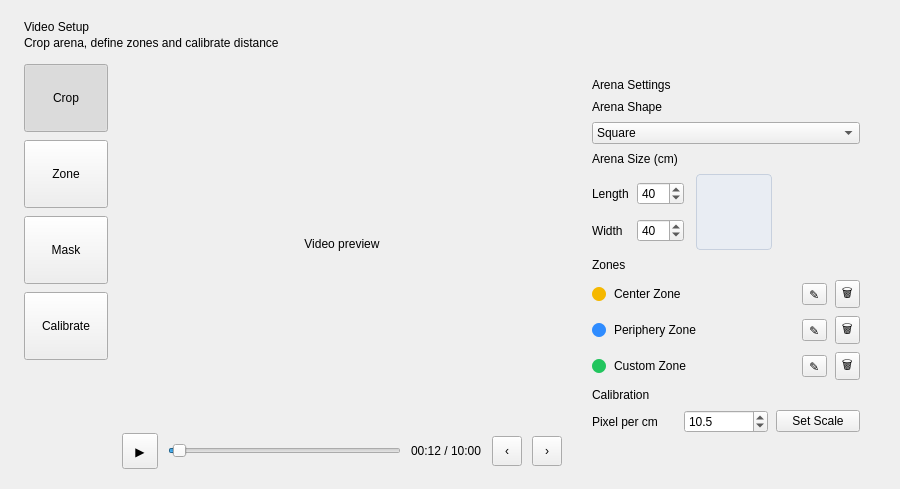
         <widget class="QWidget" name="pageVideoSetup">
          <layout class="QVBoxLayout" name="layoutVideoSetup" stretch="0,1">
           <property name="spacing">
            <number>14</number>
           </property>
           <property name="leftMargin">
            <number>24</number>
           </property>
           <property name="topMargin">
            <number>20</number>
           </property>
           <property name="rightMargin">
            <number>24</number>
           </property>
           <property name="bottomMargin">
            <number>20</number>
           </property>
           <item>
            <layout class="QHBoxLayout" name="layoutHeaderVideoSetup">
             <property name="spacing">
              <number>12</number>
             </property>
             <item>
              <layout class="QVBoxLayout" name="layout_33">
               <property name="spacing">
                <number>2</number>
               </property>
               <item>
                <widget class="QLabel" name="lblTitleVideoSetup">
                 <property name="text">
                  <string>Video Setup</string>
                 </property>
                 <property name="cssClass" stdset="0">
                  <string>pageTitle</string>
                 </property>
                </widget>
               </item>
               <item>
                <widget class="QLabel" name="lblSubtitleVideoSetup">
                 <property name="text">
                  <string>Crop arena, define zones and calibrate distance</string>
                 </property>
                 <property name="cssClass" stdset="0">
                  <string>pageSub</string>
                 </property>
                </widget>
               </item>
              </layout>
             </item>
             <item>
              <spacer name="spacer_17">
               <property name="orientation">
                <enum>Qt::Horizontal</enum>
               </property>
               <property name="sizeHint" stdset="0">
                <size>
                 <width>20</width>
                 <height>20</height>
                </size>
               </property>
              </spacer>
             </item>
            </layout>
           </item>
           <item>
            <layout class="QHBoxLayout" name="layout_34" stretch="0,1,0">
             <property name="spacing">
              <number>14</number>
             </property>
             <item>
              <layout class="QVBoxLayout" name="layout_35">
               <property name="spacing">
                <number>8</number>
               </property>
               <item>
                <widget class="QToolButton" name="toolCrop">
                 <property name="text">
                  <string>Crop</string>
                 </property>
                 <property name="cssClass" stdset="0">
                  <string>tile</string>
                 </property>
                 <property name="icon">
                  <iconset>
                   <normaloff>icons/tile_crop.svg</normaloff>
                  </iconset>
                 </property>
                 <property name="iconSize">
                  <size>
                   <width>24</width>
                   <height>24</height>
                  </size>
                 </property>
                 <property name="toolButtonStyle">
                  <enum>Qt::ToolButtonTextUnderIcon</enum>
                 </property>
                 <property name="checkable">
                  <bool>true</bool>
                 </property>
                 <property name="checked">
                  <bool>true</bool>
                 </property>
                 <property name="autoExclusive">
                  <bool>true</bool>
                 </property>
                 <property name="minimumSize">
                  <size>
                   <width>84</width>
                   <height>68</height>
                  </size>
                 </property>
                 <property name="maximumSize">
                  <size>
                   <width>84</width>
                   <height>68</height>
                  </size>
                 </property>
                </widget>
               </item>
               <item>
                <widget class="QToolButton" name="toolZone">
                 <property name="text">
                  <string>Zone</string>
                 </property>
                 <property name="cssClass" stdset="0">
                  <string>tile</string>
                 </property>
                 <property name="icon">
                  <iconset>
                   <normaloff>icons/tile_zone.svg</normaloff>
                  </iconset>
                 </property>
                 <property name="iconSize">
                  <size>
                   <width>24</width>
                   <height>24</height>
                  </size>
                 </property>
                 <property name="toolButtonStyle">
                  <enum>Qt::ToolButtonTextUnderIcon</enum>
                 </property>
                 <property name="checkable">
                  <bool>true</bool>
                 </property>
                 <property name="checked">
                  <bool>false</bool>
                 </property>
                 <property name="autoExclusive">
                  <bool>true</bool>
                 </property>
                 <property name="minimumSize">
                  <size>
                   <width>84</width>
                   <height>68</height>
                  </size>
                 </property>
                 <property name="maximumSize">
                  <size>
                   <width>84</width>
                   <height>68</height>
                  </size>
                 </property>
                </widget>
               </item>
               <item>
                <widget class="QToolButton" name="toolMask">
                 <property name="text">
                  <string>Mask</string>
                 </property>
                 <property name="cssClass" stdset="0">
                  <string>tile</string>
                 </property>
                 <property name="icon">
                  <iconset>
                   <normaloff>icons/tile_mask.svg</normaloff>
                  </iconset>
                 </property>
                 <property name="iconSize">
                  <size>
                   <width>24</width>
                   <height>24</height>
                  </size>
                 </property>
                 <property name="toolButtonStyle">
                  <enum>Qt::ToolButtonTextUnderIcon</enum>
                 </property>
                 <property name="checkable">
                  <bool>true</bool>
                 </property>
                 <property name="checked">
                  <bool>false</bool>
                 </property>
                 <property name="autoExclusive">
                  <bool>true</bool>
                 </property>
                 <property name="minimumSize">
                  <size>
                   <width>84</width>
                   <height>68</height>
                  </size>
                 </property>
                 <property name="maximumSize">
                  <size>
                   <width>84</width>
                   <height>68</height>
                  </size>
                 </property>
                </widget>
               </item>
               <item>
                <widget class="QToolButton" name="toolCalibrate">
                 <property name="text">
                  <string>Calibrate</string>
                 </property>
                 <property name="cssClass" stdset="0">
                  <string>tile</string>
                 </property>
                 <property name="icon">
                  <iconset>
                   <normaloff>icons/tile_calibrate.svg</normaloff>
                  </iconset>
                 </property>
                 <property name="iconSize">
                  <size>
                   <width>24</width>
                   <height>24</height>
                  </size>
                 </property>
                 <property name="toolButtonStyle">
                  <enum>Qt::ToolButtonTextUnderIcon</enum>
                 </property>
                 <property name="checkable">
                  <bool>true</bool>
                 </property>
                 <property name="checked">
                  <bool>false</bool>
                 </property>
                 <property name="autoExclusive">
                  <bool>true</bool>
                 </property>
                 <property name="minimumSize">
                  <size>
                   <width>84</width>
                   <height>68</height>
                  </size>
                 </property>
                 <property name="maximumSize">
                  <size>
                   <width>84</width>
                   <height>68</height>
                  </size>
                 </property>
                </widget>
               </item>
               <item>
                <spacer name="spacer_18">
                 <property name="orientation">
                  <enum>Qt::Vertical</enum>
                 </property>
                 <property name="sizeHint" stdset="0">
                  <size>
                   <width>20</width>
                   <height>20</height>
                  </size>
                 </property>
                </spacer>
               </item>
              </layout>
             </item>
             <item>
              <layout class="QVBoxLayout" name="layout_36">
               <property name="spacing">
                <number>10</number>
               </property>
               <item>
                <widget class="QLabel" name="videoFrameSetup">
                 <property name="text">
                  <string>Video preview</string>
                 </property>
                 <property name="cssClass" stdset="0">
                  <string>videoSurface</string>
                 </property>
                 <property name="alignment">
                  <set>Qt::AlignCenter</set>
                 </property>
                 <property name="minimumSize">
                  <size>
                   <width>440</width>
                   <height>320</height>
                  </size>
                 </property>
                 <property name="sizePolicy">
                  <sizepolicy hsizetype="Expanding" vsizetype="Expanding">
                   <horstretch>0</horstretch>
                   <verstretch>0</verstretch>
                  </sizepolicy>
                 </property>
                </widget>
               </item>
               <item>
                <layout class="QHBoxLayout" name="layoutControlsSetup">
                 <property name="spacing">
                  <number>10</number>
                 </property>
                 <item>
                  <widget class="QToolButton" name="btnPlaySetup">
                   <property name="text">
                    <string>▶</string>
                   </property>
                   <property name="cssClass" stdset="0">
                    <string>playBtn</string>
                   </property>
                   <property name="minimumSize">
                    <size>
                     <width>36</width>
                     <height>36</height>
                    </size>
                   </property>
                   <property name="maximumSize">
                    <size>
                     <width>36</width>
                     <height>36</height>
                    </size>
                   </property>
                  </widget>
                 </item>
                 <item>
                  <widget class="QSlider" name="sliderPositionSetup">
                   <property name="minimum">
                    <number>0</number>
                   </property>
                   <property name="maximum">
                    <number>600</number>
                   </property>
                   <property name="value">
                    <number>12</number>
                   </property>
                   <property name="orientation">
                    <enum>Qt::Horizontal</enum>
                   </property>
                  </widget>
                 </item>
                 <item>
                  <widget class="QLabel" name="lblTimeSetup">
                   <property name="text">
                    <string>00:12 / 10:00</string>
                   </property>
                   <property name="cssClass" stdset="0">
                    <string>muted</string>
                   </property>
                  </widget>
                 </item>
                 <item>
                  <widget class="QToolButton" name="btnPrevFrame">
                   <property name="text">
                    <string>‹</string>
                   </property>
                   <property name="cssClass" stdset="0">
                    <string>stepBtn</string>
                   </property>
                   <property name="minimumSize">
                    <size>
                     <width>30</width>
                     <height>30</height>
                    </size>
                   </property>
                   <property name="maximumSize">
                    <size>
                     <width>30</width>
                     <height>30</height>
                    </size>
                   </property>
                  </widget>
                 </item>
                 <item>
                  <widget class="QToolButton" name="btnNextFrame">
                   <property name="text">
                    <string>›</string>
                   </property>
                   <property name="cssClass" stdset="0">
                    <string>stepBtn</string>
                   </property>
                   <property name="minimumSize">
                    <size>
                     <width>30</width>
                     <height>30</height>
                    </size>
                   </property>
                   <property name="maximumSize">
                    <size>
                     <width>30</width>
                     <height>30</height>
                    </size>
                   </property>
                  </widget>
                 </item>
                </layout>
               </item>
              </layout>
             </item>
             <item>
              <widget class="QFrame" name="cardArenaSettings">
               <property name="cssClass" stdset="0">
                <string>card</string>
               </property>
               <property name="frameShape">
                <enum>QFrame::NoFrame</enum>
               </property>
               <property name="minimumSize">
                <size>
                 <width>300</width>
                 <height>0</height>
                </size>
               </property>
               <property name="maximumSize">
                <size>
                 <width>320</width>
                 <height>16777215</height>
                </size>
               </property>
               <layout class="QVBoxLayout" name="layout_37">
                <property name="spacing">
                 <number>8</number>
                </property>
                <property name="leftMargin">
                 <number>16</number>
                </property>
                <property name="topMargin">
                 <number>14</number>
                </property>
                <property name="rightMargin">
                 <number>16</number>
                </property>
                <property name="bottomMargin">
                 <number>16</number>
                </property>
                <item>
                 <widget class="QLabel" name="qlabel_14">
                  <property name="text">
                   <string>Arena Settings</string>
                  </property>
                  <property name="cssClass" stdset="0">
                   <string>cardTitle</string>
                  </property>
                 </widget>
                </item>
                <item>
                 <widget class="QLabel" name="qlabel_15">
                  <property name="text">
                   <string>Arena Shape</string>
                  </property>
                  <property name="cssClass" stdset="0">
                   <string>fieldLabel</string>
                  </property>
                 </widget>
                </item>
                <item>
                 <widget class="QComboBox" name="cmbArenaShape">
                  <item>
                   <property name="text">
                    <string>Square</string>
                   </property>
                  </item>
                  <item>
                   <property name="text">
                    <string>Circle</string>
                   </property>
                  </item>
                  <item>
                   <property name="text">
                    <string>Rectangle</string>
                   </property>
                  </item>
                 </widget>
                </item>
                <item>
                 <widget class="QLabel" name="qlabel_16">
                  <property name="text">
                   <string>Arena Size (cm)</string>
                  </property>
                  <property name="cssClass" stdset="0">
                   <string>fieldLabel</string>
                  </property>
                 </widget>
                </item>
                <item>
                 <layout class="QHBoxLayout" name="layout_38">
                  <property name="spacing">
                   <number>12</number>
                  </property>
                  <item>
                   <layout class="QGridLayout" name="layout_39">
                    <property name="horizontalSpacing">
                     <number>8</number>
                    </property>
                    <property name="verticalSpacing">
                     <number>6</number>
                    </property>
                    <item row="0" column="0">
                     <widget class="QLabel" name="qlabel_17">
                      <property name="text">
                       <string>Length</string>
                      </property>
                      <property name="cssClass" stdset="0">
                       <string>fieldLabel</string>
                      </property>
                     </widget>
                    </item>
                    <item row="0" column="1">
                     <widget class="QSpinBox" name="spinLength">
                      <property name="minimum">
                       <number>1</number>
                      </property>
                      <property name="maximum">
                       <number>500</number>
                      </property>
                      <property name="value">
                       <number>40</number>
                      </property>
                     </widget>
                    </item>
                    <item row="1" column="0">
                     <widget class="QLabel" name="qlabel_18">
                      <property name="text">
                       <string>Width</string>
                      </property>
                      <property name="cssClass" stdset="0">
                       <string>fieldLabel</string>
                      </property>
                     </widget>
                    </item>
                    <item row="1" column="1">
                     <widget class="QSpinBox" name="spinWidth">
                      <property name="minimum">
                       <number>1</number>
                      </property>
                      <property name="maximum">
                       <number>500</number>
                      </property>
                      <property name="value">
                       <number>40</number>
                      </property>
                     </widget>
                    </item>
                   </layout>
                  </item>
                  <item>
                   <widget class="QLabel" name="lblArenaPreview">
                    <property name="text">
                     <string />
                    </property>
                    <property name="styleSheet">
                     <string notr="true">background:#e9edf3; border:1px solid #c7d0de; border-radius:4px;</string>
                    </property>
                    <property name="minimumSize">
                     <size>
                      <width>76</width>
                      <height>76</height>
                     </size>
                    </property>
                    <property name="maximumSize">
                     <size>
                      <width>76</width>
                      <height>76</height>
                     </size>
                    </property>
                   </widget>
                  </item>
                  <item>
                   <spacer name="spacer_19">
                    <property name="orientation">
                     <enum>Qt::Horizontal</enum>
                    </property>
                    <property name="sizeHint" stdset="0">
                     <size>
                      <width>20</width>
                      <height>20</height>
                     </size>
                    </property>
                   </spacer>
                  </item>
                 </layout>
                </item>
                <item>
                 <widget class="QLabel" name="lblZones">
                  <property name="text">
                   <string>Zones</string>
                  </property>
                  <property name="cssClass" stdset="0">
                   <string>cardTitle</string>
                  </property>
                 </widget>
                </item>
                <item>
                 <layout class="QHBoxLayout" name="layout_40">
                  <property name="spacing">
                   <number>8</number>
                  </property>
                  <item>
                   <widget class="QLabel" name="dotCenterZone">
                    <property name="text">
                     <string />
                    </property>
                    <property name="styleSheet">
                     <string notr="true">background:#f5b800; border-radius:7px;</string>
                    </property>
                    <property name="minimumSize">
                     <size>
                      <width>14</width>
                      <height>14</height>
                     </size>
                    </property>
                    <property name="maximumSize">
                     <size>
                      <width>14</width>
                      <height>14</height>
                     </size>
                    </property>
                   </widget>
                  </item>
                  <item>
                   <widget class="QLabel" name="lblCenterZone">
                    <property name="text">
                     <string>Center Zone</string>
                    </property>
                   </widget>
                  </item>
                  <item>
                   <spacer name="spacer_20">
                    <property name="orientation">
                     <enum>Qt::Horizontal</enum>
                    </property>
                    <property name="sizeHint" stdset="0">
                     <size>
                      <width>20</width>
                      <height>20</height>
                     </size>
                    </property>
                   </spacer>
                  </item>
                  <item>
                   <widget class="QToolButton" name="btnEditCenterZone">
                    <property name="text">
                     <string>✎</string>
                    </property>
                    <property name="cssClass" stdset="0">
                     <string>iconBtn</string>
                    </property>
                    <property name="toolTip">
                     <string>Edit zone</string>
                    </property>
                   </widget>
                  </item>
                  <item>
                   <widget class="QToolButton" name="btnDeleteCenterZone">
                    <property name="text">
                     <string>🗑</string>
                    </property>
                    <property name="cssClass" stdset="0">
                     <string>iconBtn</string>
                    </property>
                    <property name="toolTip">
                     <string>Delete zone</string>
                    </property>
                   </widget>
                  </item>
                 </layout>
                </item>
                <item>
                 <layout class="QHBoxLayout" name="layout_41">
                  <property name="spacing">
                   <number>8</number>
                  </property>
                  <item>
                   <widget class="QLabel" name="dotPeripheryZone">
                    <property name="text">
                     <string />
                    </property>
                    <property name="styleSheet">
                     <string notr="true">background:#2f8cff; border-radius:7px;</string>
                    </property>
                    <property name="minimumSize">
                     <size>
                      <width>14</width>
                      <height>14</height>
                     </size>
                    </property>
                    <property name="maximumSize">
                     <size>
                      <width>14</width>
                      <height>14</height>
                     </size>
                    </property>
                   </widget>
                  </item>
                  <item>
                   <widget class="QLabel" name="lblPeripheryZone">
                    <property name="text">
                     <string>Periphery Zone</string>
                    </property>
                   </widget>
                  </item>
                  <item>
                   <spacer name="spacer_21">
                    <property name="orientation">
                     <enum>Qt::Horizontal</enum>
                    </property>
                    <property name="sizeHint" stdset="0">
                     <size>
                      <width>20</width>
                      <height>20</height>
                     </size>
                    </property>
                   </spacer>
                  </item>
                  <item>
                   <widget class="QToolButton" name="btnEditPeripheryZone">
                    <property name="text">
                     <string>✎</string>
                    </property>
                    <property name="cssClass" stdset="0">
                     <string>iconBtn</string>
                    </property>
                    <property name="toolTip">
                     <string>Edit zone</string>
                    </property>
                   </widget>
                  </item>
                  <item>
                   <widget class="QToolButton" name="btnDeletePeripheryZone">
                    <property name="text">
                     <string>🗑</string>
                    </property>
                    <property name="cssClass" stdset="0">
                     <string>iconBtn</string>
                    </property>
                    <property name="toolTip">
                     <string>Delete zone</string>
                    </property>
                   </widget>
                  </item>
                 </layout>
                </item>
                <item>
                 <layout class="QHBoxLayout" name="layout_42">
                  <property name="spacing">
                   <number>8</number>
                  </property>
                  <item>
                   <widget class="QLabel" name="dotCustomZone">
                    <property name="text">
                     <string />
                    </property>
                    <property name="styleSheet">
                     <string notr="true">background:#22c55e; border-radius:7px;</string>
                    </property>
                    <property name="minimumSize">
                     <size>
                      <width>14</width>
                      <height>14</height>
                     </size>
                    </property>
                    <property name="maximumSize">
                     <size>
                      <width>14</width>
                      <height>14</height>
                     </size>
                    </property>
                   </widget>
                  </item>
                  <item>
                   <widget class="QLabel" name="lblCustomZone">
                    <property name="text">
                     <string>Custom Zone</string>
                    </property>
                   </widget>
                  </item>
                  <item>
                   <spacer name="spacer_22">
                    <property name="orientation">
                     <enum>Qt::Horizontal</enum>
                    </property>
                    <property name="sizeHint" stdset="0">
                     <size>
                      <width>20</width>
                      <height>20</height>
                     </size>
                    </property>
                   </spacer>
                  </item>
                  <item>
                   <widget class="QToolButton" name="btnEditCustomZone">
                    <property name="text">
                     <string>✎</string>
                    </property>
                    <property name="cssClass" stdset="0">
                     <string>iconBtn</string>
                    </property>
                    <property name="toolTip">
                     <string>Edit zone</string>
                    </property>
                   </widget>
                  </item>
                  <item>
                   <widget class="QToolButton" name="btnDeleteCustomZone">
                    <property name="text">
                     <string>🗑</string>
                    </property>
                    <property name="cssClass" stdset="0">
                     <string>iconBtn</string>
                    </property>
                    <property name="toolTip">
                     <string>Delete zone</string>
                    </property>
                   </widget>
                  </item>
                 </layout>
                </item>
                <item>
                 <widget class="QLabel" name="lblCalibration">
                  <property name="text">
                   <string>Calibration</string>
                  </property>
                  <property name="cssClass" stdset="0">
                   <string>cardTitle</string>
                  </property>
                 </widget>
                </item>
                <item>
                 <layout class="QHBoxLayout" name="layout_43">
                  <property name="spacing">
                   <number>8</number>
                  </property>
                  <item>
                   <widget class="QLabel" name="qlabel_19">
                    <property name="text">
                     <string>Pixel per cm</string>
                    </property>
                    <property name="cssClass" stdset="0">
                     <string>fieldLabel</string>
                    </property>
                   </widget>
                  </item>
                  <item>
                   <widget class="QDoubleSpinBox" name="spinPixelPerCm">
                    <property name="decimals">
                     <number>1</number>
                    </property>
                    <property name="minimum">
                     <double>0.1</double>
                    </property>
                    <property name="maximum">
                     <double>1000.0</double>
                    </property>
                    <property name="singleStep">
                     <double>0.1</double>
                    </property>
                    <property name="value">
                     <double>10.5</double>
                    </property>
                   </widget>
                  </item>
                  <item>
                   <widget class="QPushButton" name="btnSetScale">
                    <property name="text">
                     <string>Set Scale</string>
                    </property>
                    <property name="cssClass" stdset="0">
                     <string>primary</string>
                    </property>
                   </widget>
                  </item>
                 </layout>
                </item>
                <item>
                 <spacer name="spacer_23">
                  <property name="orientation">
                   <enum>Qt::Vertical</enum>
                  </property>
                  <property name="sizeHint" stdset="0">
                   <size>
                    <width>20</width>
                    <height>20</height>
                   </size>
                  </property>
                 </spacer>
                </item>
               </layout>
              </widget>
             </item>
            </layout>
           </item>
          </layout>
         </widget>
